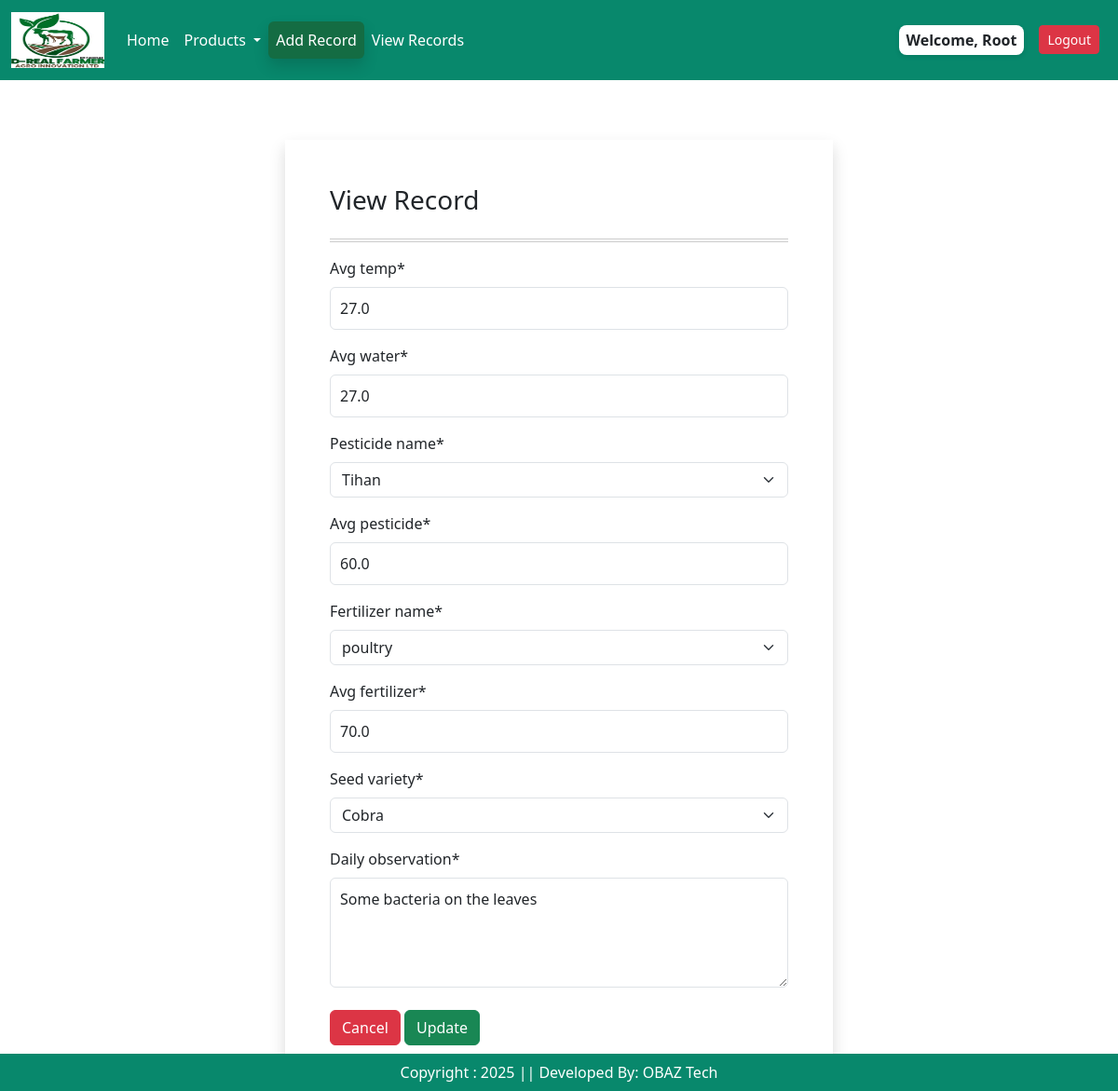
The page /farmrecords/edit/10 (signed in) on the database as committed earlier.
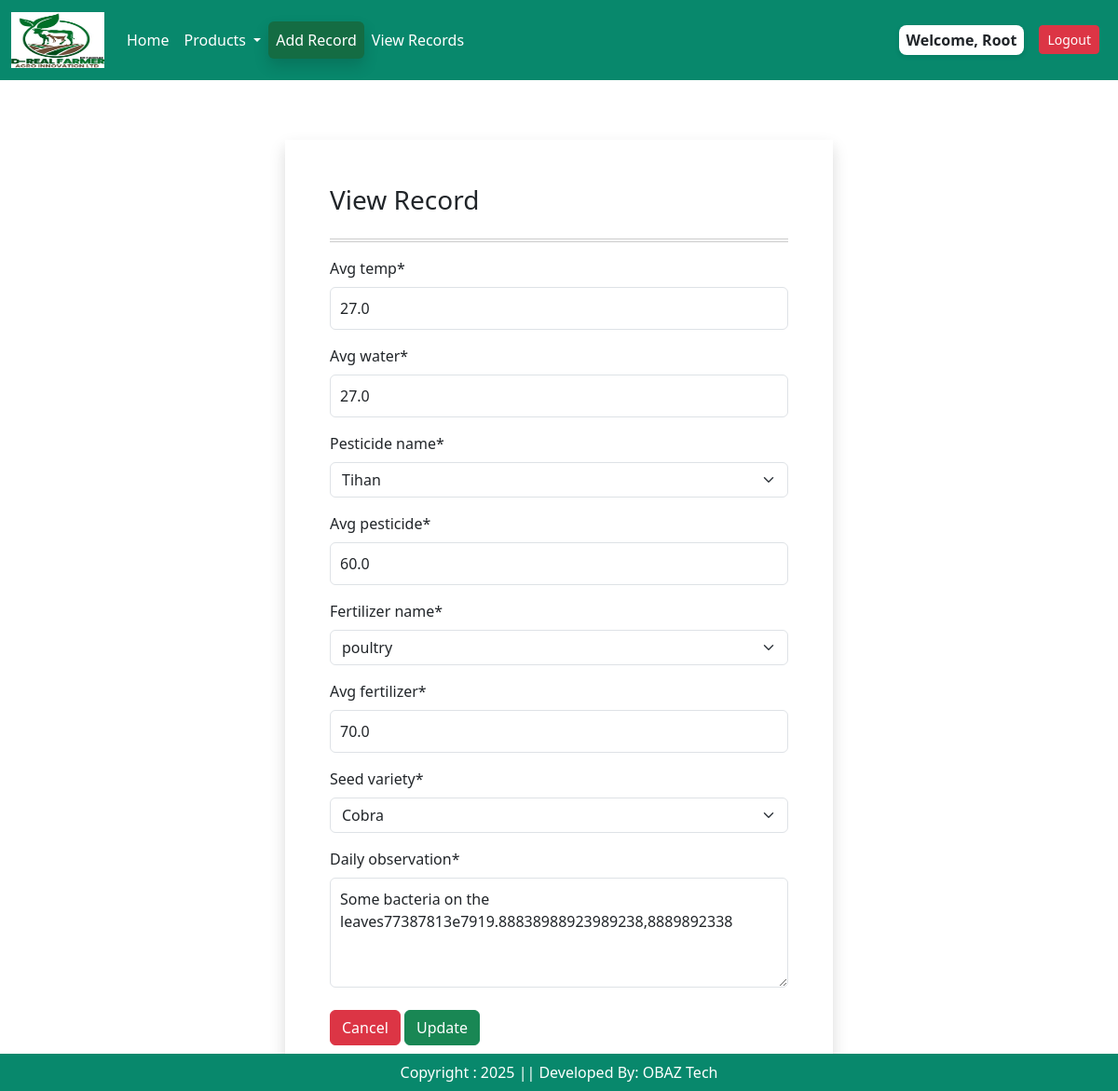
The same page on the database as committed later.
### app/models.py (models this page shows, shortened)
class Farminputs(models.Model):
    user = models.ForeignKey(User, on_delete=models.CASCADE)
    avg_temp = models.FloatField()
    avg_water = models.FloatField()
    avg_pesticide = models.FloatField()
    pesticide_name = models.CharField(choices = pesticide_choices, max_length = 2)
    fertilizer_name = models.CharField(choices = fertilizer_choices, max_length = 7)
    avg_fertilizer = models.FloatField() # in kilograms per hectare(kg/ha)
    seed_variety = models.CharField(choices = seed_choices, max_length = 2)
    daily_observation = models.TextField( default = '')
    created_at = models.DateTimeField(auto_now_add=True)
    class Meta:
        verbose_name = "Farminputs"
        verbose_name_plural = "Farminputs"  # Prevents Django from adding "s"

### app/views.py (the view)
# urls.py: path('farmrecords/edit/<int:pk>', views.farmrecords_edit, name = "farmrecordsedit"),
@login_required(login_url = 'user_login')
def farmrecords_edit(request,pk):
    item = Farminputs.objects.get(id = pk)
    if request.method == 'POST':
        form = FarminputForm(request.POST, instance= item)
        if form.is_valid():
            form.save()
            messages.success(request, "Record updated Successfully.")
            return redirect('viewrecords')
    else:
        form = FarminputForm(instance = item)
    context = {
        'form':form,
    }
    return render(request, 'edit_farminginput.html', context)

### app/forms.py
class FarminputForm(forms.ModelForm):
    class Meta:
        model = Farminputs
        fields = ['avg_temp','avg_water', 'pesticide_name','avg_pesticide','fertilizer_name',
                  'avg_fertilizer', 'seed_variety','daily_observation']
        widgets = {
            "daily_observation": forms.Textarea(attrs={"rows": 4})  # 👈 make textarea taller
        }

### app/templates/edit_farminginput.html (shortened to what this page needs)
{% extends 'base.html' %}
{% load static %}
{% load crispy_forms_tags %}
{% block main-content %}
<div class="container mt-5">
<div class="row">
<div class = "col-md-3 col-sm-3 col-lg-3"></div>
<div class = "col-md-6 col-sm-6 col-lg-6">
<div class="container border-bottom shadow mt-3 p-5">
  <h3 class="mb-4">View Record</h3>
  <hr class="gradient-double">
  <form method = "POST">
  {{ form|crispy }}
    <div class="mt-4">
 <a class = "btn btn-danger" href = "{% url 'viewrecords' %}">Cancel</a>
      <button type="submit" class="btn btn-success">Update</button>
    </div>
  </form>
  </div>
  </div>
</div>
</div>
<br/><br/>
{% endblock main-content %}

Rows that differ between the two databases and show on the page:
changed Farminputs "Tihan": daily_observation "Some bacteria on the leaves" → "Some bacteria on the leaves77387813e7919.88838988923989238,8889892338"
